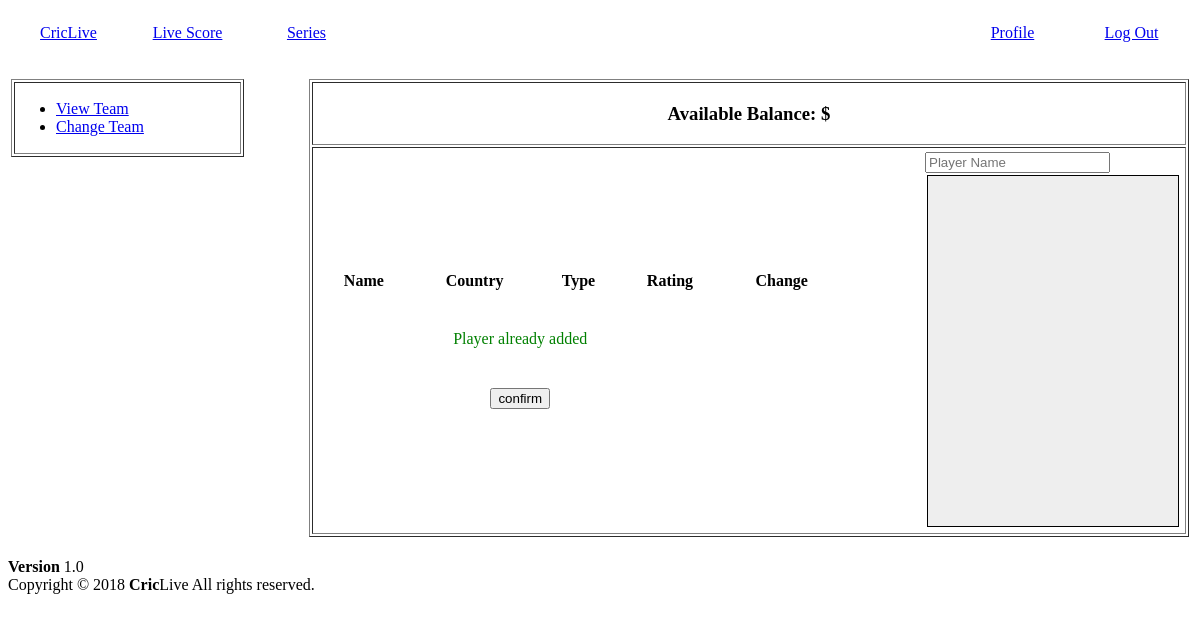
The page /user/modify.php?err=a (signed in) on the database as committed earlier.
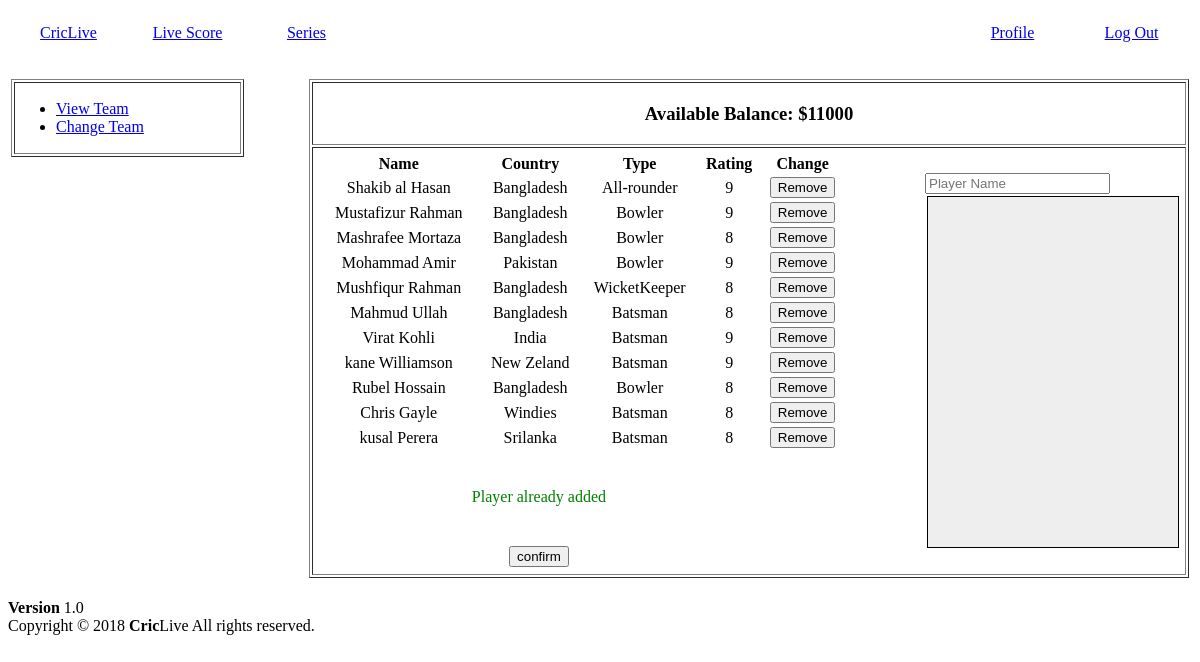
The same page on the database as committed later.
### tables this page shows
CREATE TABLE `team` (
  `user_id` varchar(100) NOT NULL,
  `player1` varchar(100) NOT NULL,
  `player2` varchar(100) NOT NULL,
  `player3` varchar(100) NOT NULL,
  `player4` varchar(100) NOT NULL,
  `player5` varchar(100) NOT NULL,
  `player6` varchar(100) NOT NULL,
  `player7` varchar(100) NOT NULL,
  `player8` varchar(100) NOT NULL,
  `player9` varchar(100) NOT NULL,
  `player10` varchar(100) NOT NULL,
  `player11` varchar(100) NOT NULL,
  `balance` int(255) NOT NULL
);

### user/modify.php (the view, shortened to what this page needs)
<?php
	if(!isset($_SESSION['log']))
    {
        header("location: ../login.html");
	}
    else{
        $conn = mysqli_connect('localhost', 'root', '', 'criclive');
        $sql= "SELECT * FROM `team` WHERE user_id='".$_SESSION['id']."'";
        $result = mysqli_query($conn, $sql);
        while($row = mysqli_fetch_assoc($result)){
            $balance = $row['balance'];
        }
    }
?>
<!DOCTYPE html>
<html>
<head>
</head>
<body>
    <table width="100%" style="color:green;" height="50px">
        <tr >
            <td width="10%"><a href="user.php"><center>CricLive</center></a></td>
            <td width="10%" style="color:green;"><a href="viewScore.php"><center>Live Score</center></a></td>
            <td width="10%"><a href="#"><center>Series</center></a></td>
            <td width="50%"></td>
            <td width="10%"><a href="profile.php"><center>Profile</center></a></td>
            <td width="10%"><a href="logout.php"><center>Log Out</center></a></td>
        </tr>
    </table >
    <br/>
    <table width="100%">
        <tr>
            <td  width="20%" valign="top">
                <table  width="100%" border="1">
                    <tr>
                        <center>
                            <td>
                                <ul>
                                <li><a href="myTeam.php">View Team</a></li>
                                <li><a href="#">Change Team</a></li>
                              </ul>
                            </td>
                        </center>
                    </tr>
                </table>
            </td>
            <td  width="5%"></td>
            <td width="75%">
                <table  width="100%" border="1">
                    <tr>
                        <td>
                            <div>
                              <center><h3>Available Balance: $<?=$balance?> </h3></center>
                            </div>
                        </td>
                    </tr>
                    <tr>
                        <td>
                            <table>
                                <tr>
                                    <td width="65%">
                                        <table width="100%">
                                            <thead>
                                                <tr>
                                                    <th><center>Name</center></th>
                                                    <th><center>Country</center></th>
                                                    <th><center>Type</center></th>
                                                    <th><center>Rating</center></th>
                                                    <th><center>Change</center></th>
                                                </tr>
                                            </thead>
                                            <?php
                                                $sql= "SELECT * FROM `team` WHERE user_id='".$_SESSION['id']."'";
                                                $result = mysqli_query($conn, $sql);
                                                while($row = mysqli_fetch_assoc($result)){
                                                    $i = 1;
                                                    while($i<12){
                                                        $sql2= "SELECT * FROM `player info` WHERE player_id='".$row['player'.$i]."'";
                                                        $result2 = mysqli_query($conn, $sql2);
                                                        while($row2 = mysqli_fetch_assoc($result2)){
                                            ?>
                                                            <tr>
                                                                <td><center> <?=$row2['name']?> </center></td>
                                                                <td><center> <?=$row2['country']?> </center></td>
                                                                <td><center> <?=$row2['category']?> </center></td>
                                                                <td><center> <?=$row2['rating']?> </center></td>
                                                                <td><center> <input type="button" id="<?='player'.$i?>"  value="Remove" onclick="remove(this)"> </center></td>
                                                            </tr>
                                            <?php
                                                        }
                                                        $i++;
                                                    }
                                                }
                                            ?>
                                            <tr>
                                                <td colspan="4">
                                                    <br><br>
                                                    <center>
                                                        <div id="a" style="color:green;">Player already added</div>
                                                    </center>
                                                </td>
                                            </tr>
                                            <tr>
                                                <td colspan="4">
                                                    <br><br>
                                                    <center><input type="button" id="confirm" value="confirm" onclick="createTeam()"> </center>
                                                </td>
                                            </tr>
                                        </table>
                                    </td>
                                    <td width="10%"></td>
                                    <td>
                                        <input type="text" id="search" placeholder="Player Name" onkeyup="searchPlayer(this)">
                                        <br>
                                        <div style='background-color: #eee; width:250px; height:350px; border: 1px solid #000; margin:2px' id="player">
                                        </div>
                                    </td>
                                </tr>
                            </table>
                        </td>
                    </tr>
                </table>
            </td>
        </tr>
    </table>
    <br/>
    <?php include 'footer.php';?>
</body>
</html>

### user/footer.php
<div class="container">
      <div class="pull-right hidden-xs">
        <b>Version</b> 1.0
      </div>
      Copyright &copy; 2018 <strong>Cric</strong>Live All rights
      reserved.
    </div>

Rows that differ between the two databases and show on the page:
added team: balance "11000"
added player info: name "Shakib al Hasan", country "Bangladesh", category "All-rounder", rating "9"
added player info: name "Mustafizur Rahman", country "Bangladesh", category "Bowler", rating "9"
added player info: name "Mashrafee Mortaza", country "Bangladesh", category "Bowler", rating "8"
added player info: name "Mohammad Amir", country "Pakistan", category "Bowler", rating "9"
added player info: name "Mushfiqur Rahman", country "Bangladesh", category "WicketKeeper", rating "8"
added player info: name "Mahmud Ullah", country "Bangladesh", category "Batsman", rating "8"
added player info: name "Virat Kohli", country "India", category "Batsman", rating "9"
added player info: name "kane Williamson", country "New Zeland", category "Batsman", rating "9"
added player info: name "Rubel Hossain", country "Bangladesh", category "Bowler", rating "8"
added player info: name "Chris Gayle", country "Windies", category "Batsman", rating "8"
added player info: name "kusal Perera", country "Srilanka", category "Batsman", rating "8"
